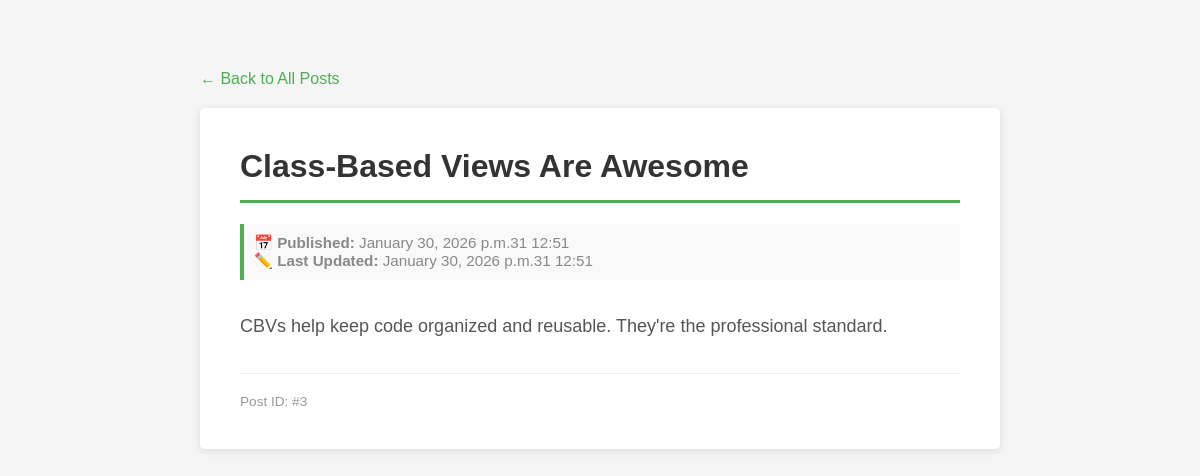
Page /blog/3/ on the committed database.
### blog/models.py (models this page shows, shortened)
class Post(models.Model):
    title = models.CharField(max_length=200)
    content = models.TextField()
    created_at = models.DateTimeField(auto_now_add=True)
    updated_at = models.DateTimeField(auto_now=True)
    class Meta:
        ordering = ['-created_at']  # Newest first

### blog/views.py (the view)
# urls.py: path('<int:pk>/', PostDetailView.as_view(), name='post_detail'),  # NEW!
class PostDetailView(View):
    def get(self, request, pk):
        post = get_object_or_404(Post, pk=pk)
        context = {'post': post}
        return render(request, 'post_detail.html', context)

### blog/templates/post_detail.html (shortened to what this page needs)
<!DOCTYPE html>
<html lang="en">
<head>
</head>
<body>
    <a href="{% url 'post_list' %}" class="back-link">← Back to All Posts</a>
    <div class="post-detail">
        <h1 class="post-title">{{ post.title }}</h1>
        <div class="post-meta">
            <strong>📅 Published:</strong> {{ post.created_at|date:"F d, Y at H:i" }}<br>
            {% if post.updated_at != post.created_at %}
                <strong>✏️ Last Updated:</strong> {{ post.updated_at|date:"F d, Y at H:i" }}
            {% endif %}
        </div>
        <div class="post-content">
            {{ post.content|linebreaks }}
        </div>
        <div class="post-id">
            Post ID: #{{ post.pk }}
        </div>
    </div>
</body>
</html>

### blog/templates/post_detail.html (style rules this page uses)
body { font-family: Arial, sans-serif; max-width: 800px; margin: 50px auto; padding: 20px; background-color: #f5f5f5; }
.back-link { color: #4CAF50; text-decoration: none; font-size: 16px; margin-bottom: 20px; display: inline-block; }
.post-detail { background: white; padding: 40px; border-radius: 5px; box-shadow: 0 2px 10px rgba(0,0,0,0.1); }
.post-title { color: #333; border-bottom: 3px solid #4CAF50; padding-bottom: 15px; margin-top: 0; }
.post-meta { color: #888; font-size: 0.95em; margin: 20px 0; padding: 10px; background-color: #f9f9f9; border-left: 4px solid #4CAF50; }
.post-content { color: #555; line-height: 1.8; font-size: 18px; margin-top: 30px; }
.post-id { color: #999; font-size: 0.85em; margin-top: 30px; padding-top: 20px; border-top: 1px solid #eee; }

### rows in the picture
Post: title "Class-Based Views Are Awesome", created_at "January 30, 2026 p.m.31 12:51", updated_at "January 30, 2026 p.m.31 12:51", content "CBVs help keep code organized and reusable. They're the professional standard.", pk "3"
